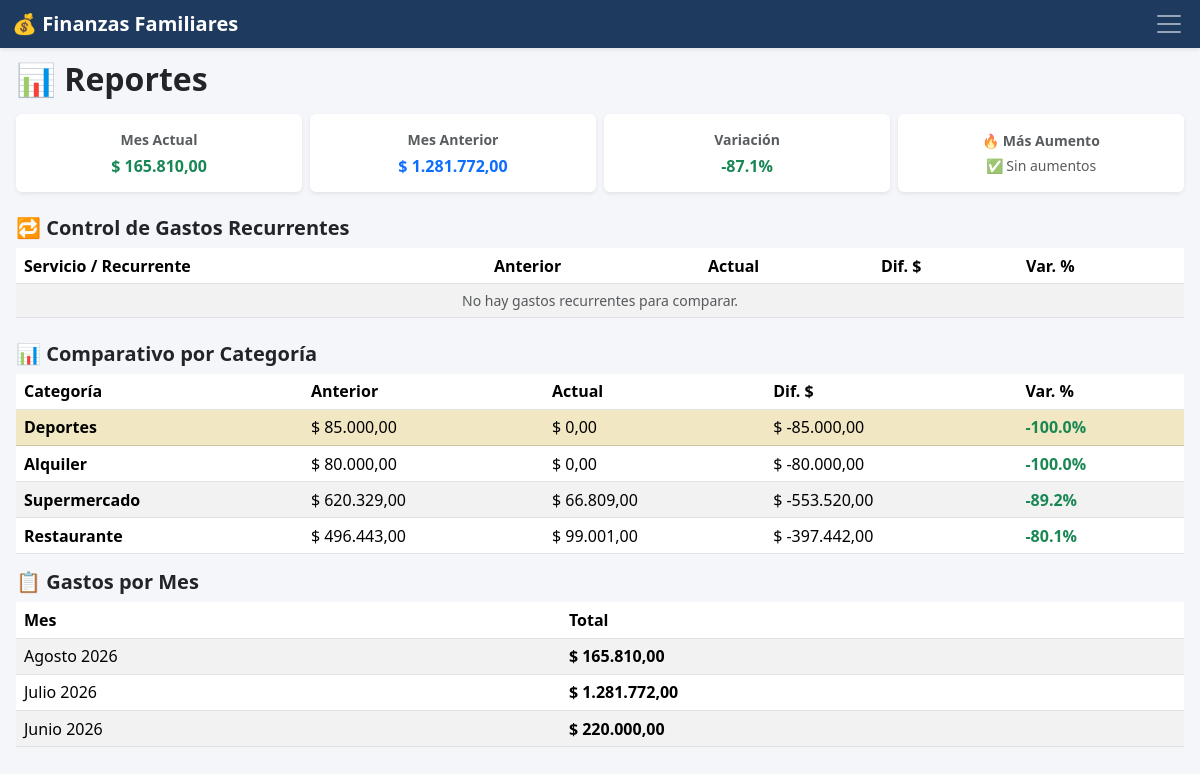
Page /reportes on the earlier database version.
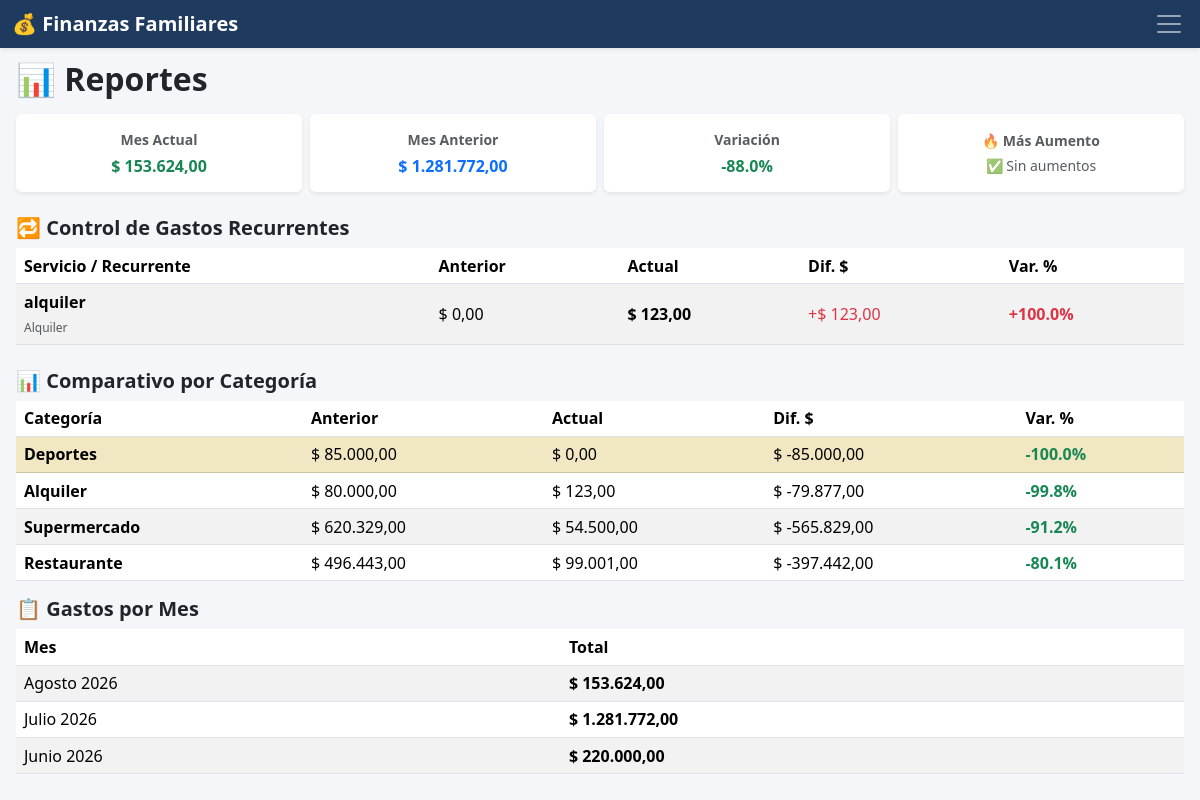
Same page on the later database version.
### app.py (models this page shows)
class GastoRecurrente(db.Model):
    id = db.Column(db.Integer, primary_key=True)
    descripcion = db.Column(db.String(200), nullable=False)
    categoria = db.Column(db.String(100), nullable=False)
    monto = db.Column(db.Float, nullable=False)
    responsable = db.Column(db.String(100), nullable=False)
    medio_pago = db.Column(db.String(100), nullable=False)
    dia_vencimiento = db.Column(db.Integer, nullable=False)
    activo = db.Column(db.Boolean, default=True)

### app.py (the view)
@app.route("/reportes")
def reportes():
    gastos_db = db.session.query(
        func.substr(Gasto.fecha, 1, 7).label("mes"),
        func.sum(Gasto.monto)
    ).group_by("mes").order_by(db.desc("mes")).all()
    gastos_por_mes = [(m, float(t)) for m, t in gastos_db if m]
    total_mes_actual = gastos_por_mes[0][1] if len(gastos_por_mes) > 0 else 0
    total_mes_anterior = gastos_por_mes[1][1] if len(gastos_por_mes) > 1 else 0
    variacion = round(((total_mes_actual - total_mes_anterior) / total_mes_anterior) * 100, 1) if total_mes_anterior > 0 else 0
    categoria_mas_aumento = None
    comparativo_categorias = []
    comparativo_recurrentes = []
    if len(gastos_por_mes) >= 2:
        mes_act, mes_ant = gastos_por_mes[0][0], gastos_por_mes[1][0]
        cat_actual = dict(db.session.query(Gasto.categoria, func.sum(Gasto.monto)).filter(Gasto.fecha.startswith(mes_act)).group_by(Gasto.categoria).all())
        cat_anterior = dict(db.session.query(Gasto.categoria, func.sum(Gasto.monto)).filter(Gasto.fecha.startswith(mes_ant)).group_by(Gasto.categoria).all())
        mayor_dif = 0
        for cat, tot_act in cat_actual.items():
            tot_ant = cat_anterior.get(cat, 0)
            dif = tot_act - tot_ant
            if dif > mayor_dif:
                pct = round((dif / tot_ant) * 100, 1) if tot_ant > 0 else 100
                mayor_dif = dif
                categoria_mas_aumento = {"categoria": cat, "diferencia": dif, "porcentaje": pct}
        todas_cats = set(cat_actual.keys()) | set(cat_anterior.keys())
        for cat in todas_cats:
            t_act, t_ant = cat_actual.get(cat, 0), cat_anterior.get(cat, 0)
            var_cat = round(((t_act - t_ant) / t_ant) * 100, 1) if t_ant > 0 else 0
            comparativo_categorias.append({
                "categoria": cat, "actual": t_act, "anterior": t_ant, "diferencia": t_act - t_ant, "variacion": var_cat
            })
        comparativo_categorias.sort(key=lambda x: abs(x["variacion"]), reverse=True)
        recurrentes = GastoRecurrente.query.all()
        for rec in recurrentes:
            tot_act = db.session.query(func.sum(Gasto.monto)).filter(
                Gasto.fecha.startswith(mes_act),
                Gasto.gasto_recurrente_id == rec.id
            ).scalar() or 0.0
            tot_ant = db.session.query(func.sum(Gasto.monto)).filter(
                Gasto.fecha.startswith(mes_ant),
                Gasto.gasto_recurrente_id == rec.id
            ).scalar() or 0.0
            dif_rec = tot_act - tot_ant
            var_rec = round((dif_rec / tot_ant) * 100, 1) if tot_ant > 0 else (100.0 if tot_act > 0 else 0.0)
            comparativo_recurrentes.append({
                "descripcion": rec.descripcion,
                "categoria": rec.categoria,
                "actual": float(tot_act),
                "anterior": float(tot_ant),
                "diferencia": float(dif_rec),
                "variacion": var_rec
            })
        comparativo_recurrentes.sort(key=lambda x: abs(x["diferencia"]), reverse=True)
    return render_template(
        "reportes.html",
        total_mes_actual=total_mes_actual,
        total_mes_anterior=total_mes_anterior,
        variacion=variacion,
        gastos_por_mes=gastos_por_mes,
        categoria_mas_aumento=categoria_mas_aumento,
        comparativo_categorias=comparativo_categorias,
        comparativo_recurrentes=comparativo_recurrentes
    )

### app.py (called while the page is built)
@app.template_filter('moneda')
def moneda(valor):
    if valor is None:
        return "0,00"
    return f"{valor:,.2f}".replace(",", "X").replace(".", ",").replace("X", ".")

### templates/reportes.html (shortened to what the changed rows need)
{% extends "base.html" %}
{% block contenido %}
<h2 class="fw-bold mb-3">📊 Reportes</h2>
<div class="row g-2 mb-3">
    <div class="col-6 col-md-3">
        <div class="card shadow-sm h-100 border-0 bg-white">
            <div class="card-body p-2 text-center d-flex flex-column justify-content-center">
                <span class="text-muted fw-bold small d-block mb-1 text-truncate">Mes Actual</span>
                <span class="text-success fw-bold fs-6 fs-sm-5">
                    $ {{ total_mes_actual | moneda }}
                </span>
            </div>
        </div>
    </div>
    <div class="col-6 col-md-3">
        <div class="card shadow-sm h-100 border-0 bg-white">
            <div class="card-body p-2 text-center d-flex flex-column justify-content-center">
                <span class="text-muted fw-bold small d-block mb-1 text-truncate">Variación</span>
                <span class="{% if variacion > 0 %}text-danger{% else %}text-success{% endif %} fw-bold fs-6 fs-sm-5">
                    {{ variacion }}%
                </span>
            </div>
        </div>
    </div>
</div>
{% set nombres_meses = {
    '01':'Enero',
    '02':'Febrero',
    '03':'Marzo',
    '04':'Abril',
    '05':'Mayo',
    '06':'Junio',
    '07':'Julio',
    '08':'Agosto',
    '09':'Septiembre',
    '10':'Octubre',
    '11':'Noviembre',
    '12':'Diciembre'
} %}
<div class="table-responsive mb-4">
    <table class="table table-sm table-striped table-hover shadow-sm align-middle mb-0">
        <thead>
            <tr>
                <th>Servicio / Recurrente</th>
                <th>Anterior</th>
                <th>Actual</th>
                <th>Dif. $</th>
                <th>Var. %</th>
            </tr>
        </thead>
        <tbody>
            {% for item in comparativo_recurrentes %}
            <tr>
                <td>
                    <span class="fw-bold d-block">{{ item.descripcion }}</span>
                    <small class="text-muted" style="font-size: 0.75rem;">{{ item.categoria }}</small>
                </td>
                <td>$ {{ item.anterior | moneda }}</td>
                <td class="fw-semibold">$ {{ item.actual | moneda }}</td>
                <td>
                    {% if item.diferencia > 0 %}
                        <span class="text-danger">+$ {{ item.diferencia | moneda }}</span>
                    {% elif item.diferencia < 0 %}
                        <span class="text-success">-$ {{ (item.diferencia * -1) | moneda }}</span>
                    {% else %}
                        <span class="text-muted">$ 0,00</span>
                    {% endif %}
                </td>
                <td>
                    {% if item.actual == 0 and item.anterior > 0 %}
                        <span class="badge bg-secondary">Sin registrar</span>
                    {% elif item.variacion > 0 %}
                        <span class="text-danger fw-bold">+{{ item.variacion }}%</span>
                    {% elif item.variacion < 0 %}
                        <span class="text-success fw-bold">{{ item.variacion }}%</span>
                    {% else %}
                        <span class="text-muted">0%</span>
                    {% endif %}
                </td>
            </tr>
            {% else %}
            <tr>
                <td colspan="5" class="text-center text-muted small py-3">No hay gastos recurrentes para comparar.</td>
            </tr>
            {% endfor %}
        </tbody>
    </table>
</div>
<div class="table-responsive mb-3">
    <table class="table table-sm table-striped table-hover shadow-sm align-middle mb-0">
        <thead>
            <tr>
                <th>Categoría</th>
                <th>Anterior</th>
                <th>Actual</th>
                <th>Dif. $</th>
                <th>Var. %</th>
            </tr>
        </thead>
        <tbody>
            {% for item in comparativo_categorias %}
            <tr {% if loop.first %}class="table-warning"{% endif %}>
                <td class="fw-semibold">{{ item.categoria }}</td>
                <td>$ {{ item.anterior | moneda }}</td>
                <td>$ {{ item.actual | moneda }}</td>
                <td>$ {{ item.diferencia | moneda }}</td>
                <td>
                    {% if item.variacion > 0 %}
                        <span class="text-danger fw-bold">
                            +{{ item.variacion }}%
                        </span>
                    {% else %}
                        <span class="text-success fw-bold">
                            {{ item.variacion }}%
                        </span>
                    {% endif %}
                </td>
            </tr>
            {% endfor %}
        </tbody>
    </table>
</div>
<div class="table-responsive mb-3">
    <table class="table table-sm table-striped table-hover shadow-sm align-middle mb-0">
        <thead>
            <tr>
                <th>Mes</th>
                <th>Total</th>
            </tr>
        </thead>
        <tbody>
            {% for mes, total in gastos_por_mes %}
            <tr>
                <td>
                    {{ nombres_meses[mes[5:7]] }} {{ mes[:4] }}
                </td>
                <td class="fw-semibold">
                    $ {{ total | moneda }}
                </td>
            </tr>
            {% endfor %}
        </tbody>
    </table>
</div>
{% endblock %}

Differences in the rows shown:
added GastoRecurrente: descripcion "alquiler", categoria "Alquiler", anterior|moneda "0,00", actual|moneda "123,00", diferencia|moneda "123,00", variacion "100.0"
Other differences:
{{ total_mes_actual | moneda }}: "165.810,00" → "153.624,00"
{{ variacion }}: "-87.1" → "-88.0"
new list line: "Alquiler $ 80.000,00 $ 123,00 $ -79.877,00 -99.8 %"
new list line: "Supermercado $ 620.329,00 $ 54.500,00 $ -565.829,00 -91.2 %"
new list line: "Agosto 2026 $ 153.624,00"
text no longer shown: "No hay gastos recurrentes para comparar."
list line gone: "Alquiler $ 80.000,00 $ 0,00 $ -80.000,00 -100.0 %"
list line gone: "Supermercado $ 620.329,00 $ 66.809,00 $ -553.520,00 -89.2 %"
list line gone: "Agosto 2026 $ 165.810,00"
